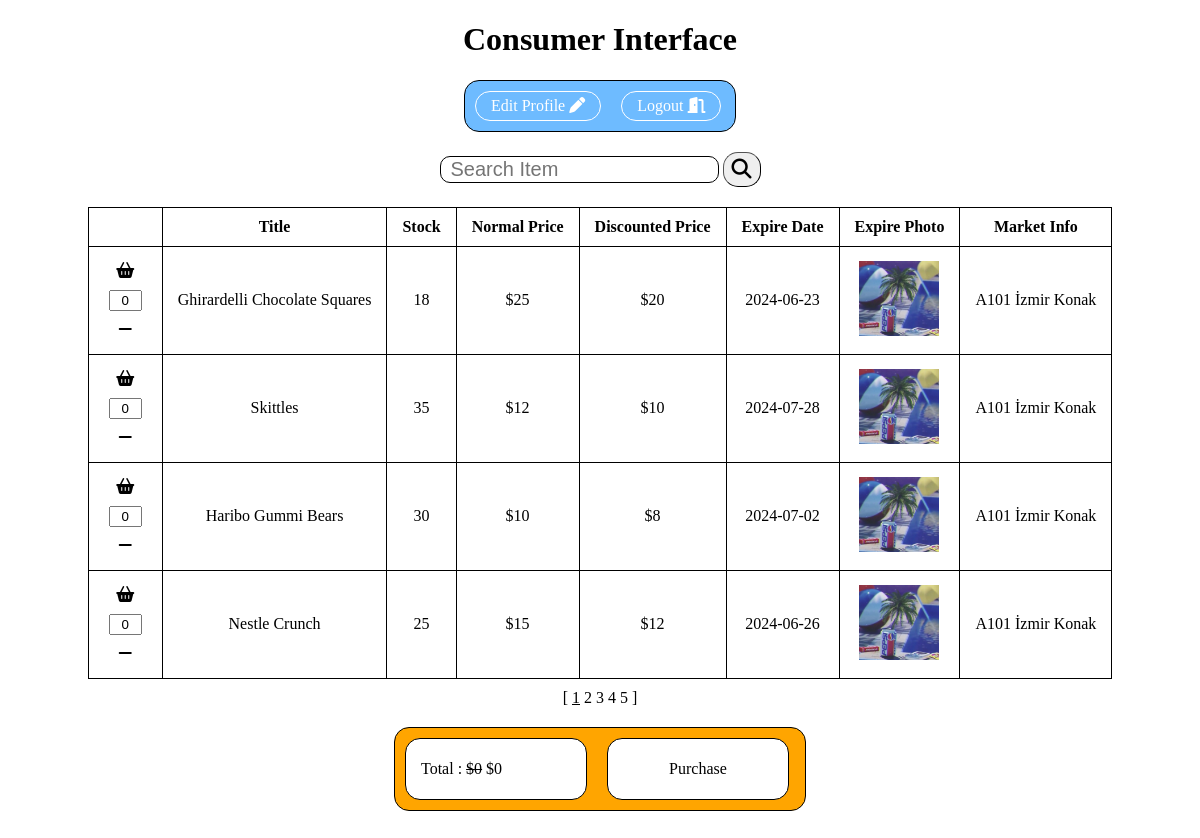
Screenshot of /consumer.php?complete (signed in) with the database file from the repository.
### tables this page shows
CREATE TABLE IF NOT EXISTS `products` (
  `id` int(11) NOT NULL AUTO_INCREMENT,
  `marketid` int(11) NOT NULL ,
  `title` varchar(100) NOT NULL,
  `stock` VARCHAR(100) NOT NULL,
  `normalprice` VARCHAR(100) NOT NULL,
  `discPrice` VARCHAR(100) NOT NULL,
  `expDate` date NOT NULL,
  `expDatePhoto` varchar(100) NOT NULL,
  PRIMARY KEY (`id`)
);

CREATE TABLE IF NOT EXISTS `markets`(
  `id` int(11) NOT NULL AUTO_INCREMENT,
  `email` VARCHAR(100) NOT NULL ,
  `password` VARCHAR(100) NOT NULL ,
  `name` VARCHAR(100) NOT NULL ,
  `city` VARCHAR(100) NOT NULL ,
  `district` VARCHAR(100) NOT NULL ,
  `address` VARCHAR(100) NOT NULL , 
  PRIMARY KEY (`id`)
);

### db.php (called while the page is built, shortened)
<?php
try {
   $db = new PDO(DSN, USER, PASSWORD) ;
} catch(PDOException $e) {
     echo "Set username and password in 'db.php' appropriately" ;
     exit ;
}
function getNotExpItems(){
    global $db ;
    $user = $_SESSION["user"];
    $city = $user["city"];
    $district = $user["district"];
    $sql = "SELECT p.*, m.name, m.city, m.district
            FROM markets m
            INNER JOIN products p ON p.marketid = m.id
            WHERE m.city = '$city' and p.expDate>date(NOW())
            ORDER BY CASE WHEN m.district = '$district' THEN 0 ELSE 1 END";
    return $rs = $db->query($sql) ->fetchAll() ;
}
function calcTotalCartwDisc() {
    $total = 0;
    return $total;
}
function calcTotalCart() {
    $total = 0;
    return $total;
}
function getQuantity($productId) {
    return 0;
}

### consumer.php (the view, shortened to what this page needs)
<?php
    require "db.php" ;
    extract($_GET);
    $user = $_SESSION["user"] ;
    if($_SERVER["REQUEST_METHOD"] == "GET" && isset($search)&&$search!="" || $_SERVER["REQUEST_METHOD"] == "POST"){
        extract($_POST);
        $items = searchNotExpItems($search);
    }
    else{
        $items = getNotExpItems();
    }
    $page = $_GET["page"] ?? 1 ;
    $size = count($items) ;
    $totalPages = ceil($size/PAGESIZE) ;
    $start = ($page - 1) * PAGESIZE ;
    $end = $start + PAGESIZE ;
    $end = $end > $size ? $size : $end ;
?>
<!DOCTYPE html>
<html lang="en">
<head>
    <link rel="stylesheet" href="https://cdnjs.cloudflare.com/ajax/libs/font-awesome/6.1.1/css/all.min.css">
</head>
<body>
    <h1 class="center">Consumer Interface</h1>
        <div class="menu">
            <div><a href="editprofile.php?type=consumer&&email=<?=$user["email"]?>">Edit Profile <i class="fa-solid fa-pen"></i></a></div>
            <div><a href="logout.php">Logout <i class="fa fa-door-open"></i></a></div>
        </div>
        <form action="?"  method="post">
            <div class="searchdiv">
                <input type="text" placeholder="Search Item" name="search" class="search" <?=isset($search)? "value='$search'": ""?>>
                <button class="btn"><i class="fas fa-search"></i></button>
            </div>
        </form>
        <table>
        <tr>
            <th></th>
            <th>Title</th>
            <th>Stock</th>
            <th>Normal Price</th>
            <th>Discounted Price</th>
            <th>Expire Date</th>
            <th>Expire Photo</th>
            <th>Market Info</th>
        </tr>
        <?php for ( $i= $start; $i < $end ; $i++) :
            $item = $items[$i];
        ?>
        <tr>
            <td>
                <table class="small">
                    <tr>
                        <td><a href="?add=<?=$item["title"]?>&&page=<?=$page?>&&search=<?=$search?>"><i class="fa-solid fa-basket-shopping"></i></a></td>
                    </tr>
                    <tr>
                        <td><input type="text" class="numbertext" readonly value=<?= getQuantity($item["title"])?>></td>
                    </tr>
                    <tr>
                        <td><a href="?remove=<?=$item["title"]?>&&page=<?=$page?>&&search=<?=$search?>"><i class="fa-solid fa-minus"></i></a></td>
                    </tr>
                </table>
            </td>
            <td><?=$item["title"]?></td>
            <td><?=$item["stock"]?></td>
            <td>$<?=$item["normalprice"]?></td>
            <td>$<?=$item["discPrice"]?></td>
            <td><?=$item["expDate"]?></td>
            <td><img src="img/<?=$item["expDatePhoto"]?>"></td>
            <td><?= "{$item['name']}\n{$item['city']}\n{$item['district']}";?></td>
        </tr>
        <?php endfor?>
    </table>
    <div class="paging">
      [
       <?php
         for ( $i=1; $i<= $totalPages; $i++) {
            if($i == $page)
                echo "<a href='?search=$search&&page=$i' class='underline'>$i</a> " ;
            else
                echo "<a href='?search=$search&&page=$i'>$i</a> " ;
         }
       ?>
      ]
    </div>
    <div class="cart">
        <div><p>Total : <span class="cross">$<?=calcTotalCart()?></span> $<?=calcTotalCartwDisc()?></p></div>
        <div class="purchase"><p><a href="?complete">Purchase</a></p></div>
    </div>
</body>
</html>

### consumer.php (style rules this page uses)
table { border-collapse:collapse; margin: 0 auto }
td,th { border: 1px solid black; padding: 10px 15px; text-align:center; }
img { width:80px; }
.center { text-align:center }
.menu { display:flex; border:1px solid black; width:270px; margin:20px auto; background-color:rgb(110, 187, 255); border:1px solid black; border-radius: 15px; }
.menu div { margin:10px; border:1px solid white; border-radius: 15px; padding:5px 15px; }
.menu a { text-decoration:none; color:white; }
.search { border:1px solid black; border-radius:10px; padding-left:10px; font-size:20px }
.searchdiv { margin:20px auto; text-align:center; }
.btn { border-radius:15px; font-size: 20px; border-width: 1px; padding:5px 8px; }
.paging { text-align:center; margin:10px; }
a { text-decoration:none; color:black; }
.underline { text-decoration:underline; }
.cart { display:flex; border:1px solid black; width:410px; margin:20px auto; background-color: orange; border:1px solid black; border-radius: 15px; }
.cart div { margin:10px; border:1px solid black; border-radius: 15px; padding:5px 15px; width:150px; background-color:white; }
.cross { text-decoration: line-through; }
.small td { padding:5px; border:0px; }
.numbertext { width:25px; text-align:center; }
.purchase { text-align:center; }

### rows the page displays
products: title "0", title "Ghirardelli Chocolate Squares", stock "18", normalprice "25", discPrice "20", expDate "2024-06-23", expDatePhoto (picture), marketid.name "A101", marketid.city "İzmir", marketid.district "Konak"
products: title "0", title "Skittles", stock "35", normalprice "12", discPrice "10", expDate "2024-07-28", expDatePhoto (picture), marketid.name "A101", marketid.city "İzmir", marketid.district "Konak"
products: title "0", title "Haribo Gummi Bears", stock "30", normalprice "10", discPrice "8", expDate "2024-07-02", expDatePhoto (picture), marketid.name "A101", marketid.city "İzmir", marketid.district "Konak"
products: title "0", title "Nestle Crunch", stock "25", normalprice "15", discPrice "12", expDate "2024-06-26", expDatePhoto (picture), marketid.name "A101", marketid.city "İzmir", marketid.district "Konak"

### other values shown
calcTotalCart() "0"
calcTotalCartwDisc() "0"
